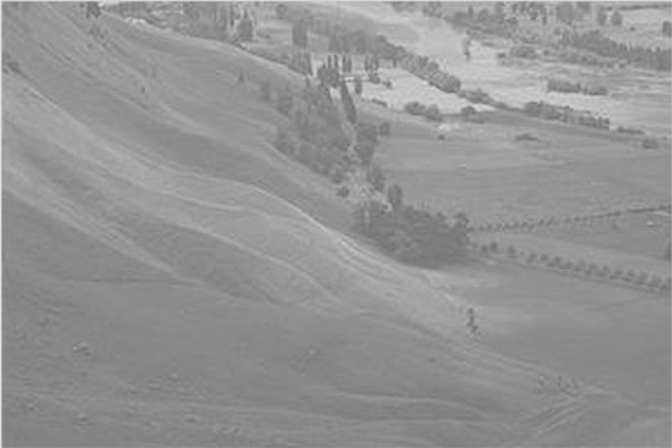
#> input picture code03/landscape.png, 672 x 448 px
$ python task3_2.py
#> lines starting #> are read from the running program, lines starting #| are printed output that depends on the picture
import numpy as np
import matplotlib.pyplot as plt
import matplotlib.image as mpimg

# Create a figure (window)
fig = plt.figure(figsize=(10, 10))

# load the image, scale to discrete values in [0,255]
img = mpimg.imread('landscape.png')
#> img is the input picture: shape (448, 672, 3) float32; mean R, G, B 0.578, 0.578, 0.578
img_bw = (img[:, :, 0] * 255).astype(int)

# display the original
axs1 = fig.add_subplot(2, 2, 1)
axs1.set_title('Original')
axs1.imshow(img_bw, cmap='gray', vmin=0, vmax=255)

###############################
# Task 2a
###############################
axs2 = fig.add_subplot(2, 2, 2)
axs2.set_title('Equalized')

# histogram and cumulative sum of the bw image.
hist_img_bw = np.histogram(img_bw, 255, (0, 255))
csum_img_bw = np.cumsum(hist_img_bw[0])
#> csum_img_bw = 255 values from 0 to 301056

# calculate the new grey values.
v_max = max(csum_img_bw)
#> v_max = 301056
v_min = min(csum_img_bw)
#> v_min = 0
equalized_grey_values = np.asarray([255 * (v - v_min) / (v_max - v_min) for v in csum_img_bw])
#> equalized_grey_values = 255 values from 0 to 255

# with the help of a dictionary, match the old grey values with the new ones.
original_equalized_match_dict = {key: value for key, value in enumerate(equalized_grey_values)}
#> original_equalized_match_dict = 255 items

# set the new grey values for the equalized image
img_shape = np.shape(img_bw)
#> img_shape = (448, 672)
equalized_img = np.zeros(img_shape)
for i in range(img_shape[0]):
    for j in range(img_shape[1]):
        equalized_img[i][j] = original_equalized_match_dict[img_bw[i][j]]
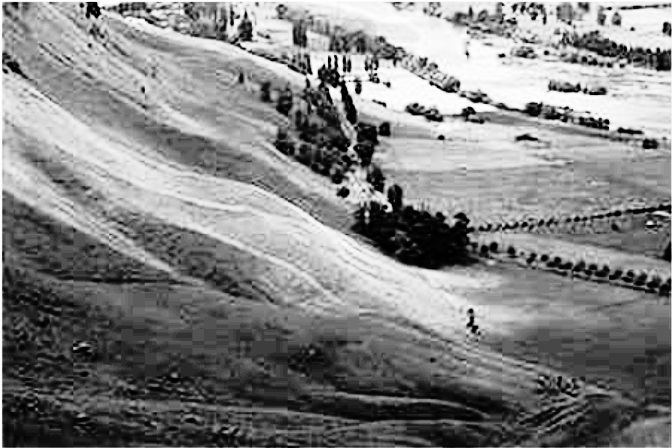
#> equalized_img: shape (448, 672) float64; min 0.000847, max 255, mean 130.5

# display the equalized image.
axs2.imshow(equalized_img, cmap='gray', vmin=0, vmax=255)

# histogram and cumulative sum of the equalized bw image.
hist_img_bw_equalized = np.histogram(equalized_img, 255, (0, 255))
csum_img_bw_equalized = np.cumsum(hist_img_bw_equalized[0])
#> csum_img_bw_equalized = 255 values from 893 to 301056

###############################
# Task 2b
###############################
axs3 = fig.add_subplot(2, 2, 3)
axs3.set_title('Cumulative Histogram')
axs3.plot(np.arange(len(csum_img_bw)), csum_img_bw)
axs4 = fig.add_subplot(2, 2, 4)
axs4.set_title('Cumulative Histogram')
axs4.plot(np.arange(len(csum_img_bw_equalized)), csum_img_bw_equalized)


# Always run this, to make sure everything is displayed.
plt.show()
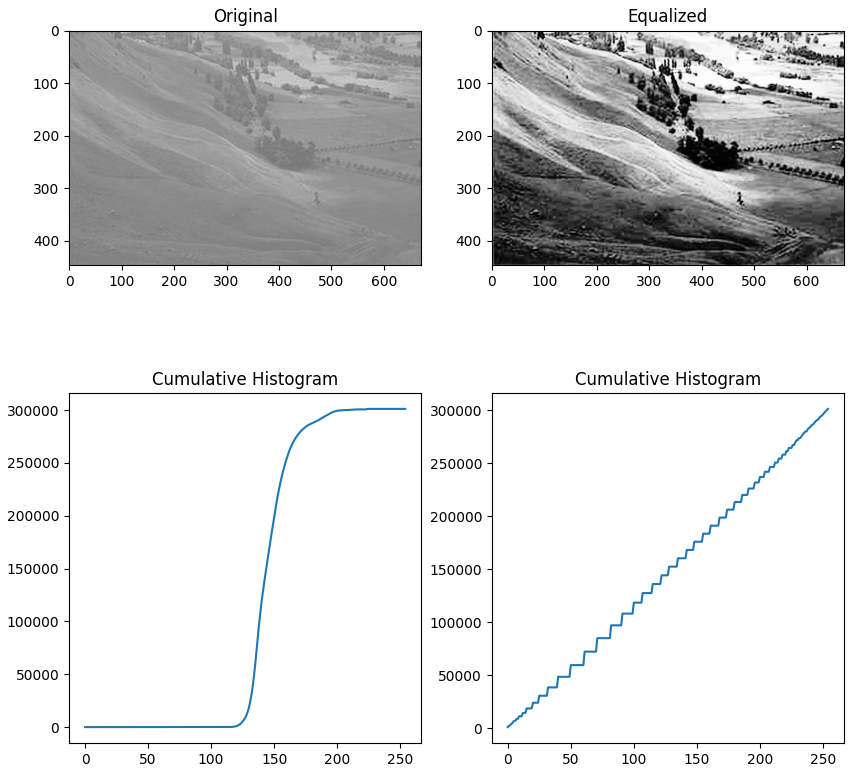
#> figure drawn by matplotlib, 4 panels; panel 3: curve peaks at x = 230, y = 301056; panel 4: curve peaks at x = 254, y = 301056
